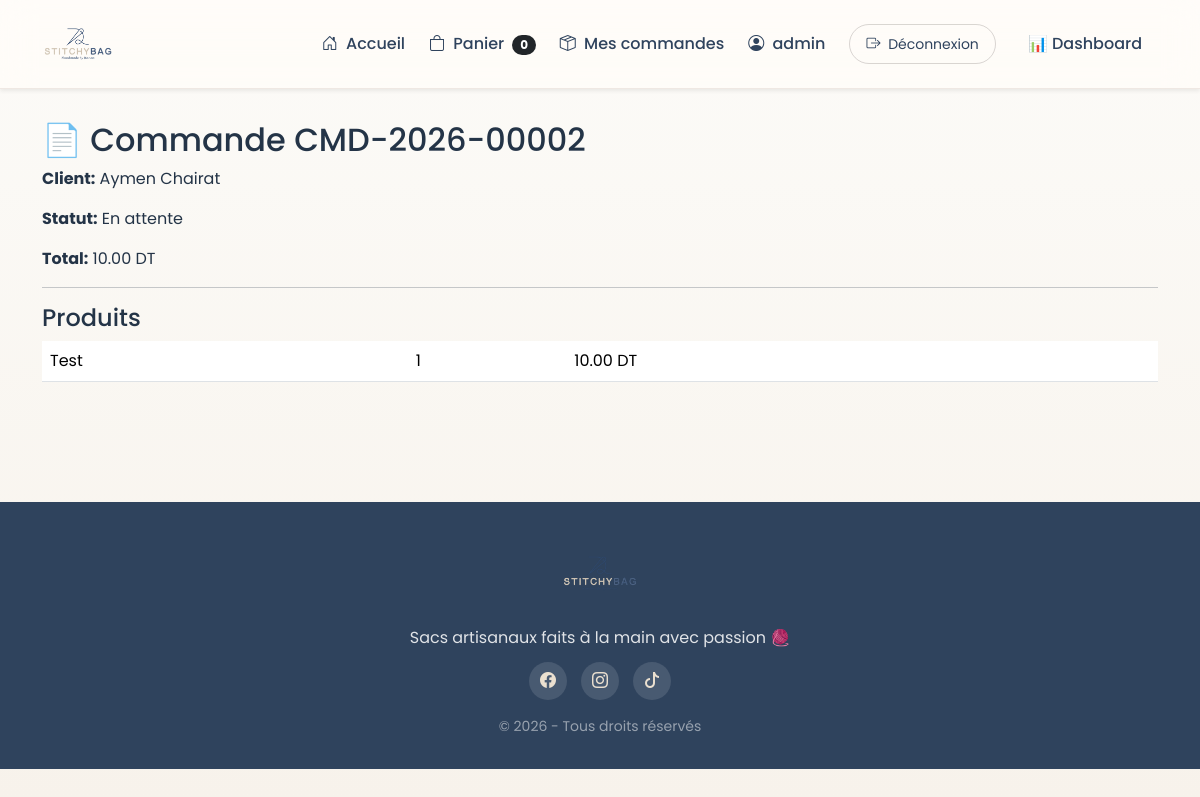
The page /order/2/ (signed in) on the database its author committed.
### shop/models.py (models this page shows, shortened)
class Order(models.Model):
    reference = models.CharField(
        max_length=20,
        unique=True,
        blank=True
    )
    user = models.ForeignKey(
    User,
    on_delete=models.CASCADE,
    null=True,
    blank=True
)
    first_name = models.CharField(max_length=100)
    last_name = models.CharField(max_length=100)
    phone = models.CharField(max_length=20)
    address = models.TextField()
    city = models.CharField(max_length=100)
    comment = models.TextField(blank=True, default="")
    total_price = models.DecimalField(
        max_digits=10,
        decimal_places=2,
        default=0
    )
    status = models.CharField(
        max_length=20,
        choices=OrderStatus.choices,
        default=OrderStatus.PENDING
    )
    created_at = models.DateTimeField(
        auto_now_add=True
    )

class OrderItem(models.Model):
    order = models.ForeignKey(
        Order,
        on_delete=models.CASCADE,
        related_name='items'
    )
    product = models.ForeignKey(
        Product,
        on_delete=models.SET_NULL,
        null=True
    )
    quantity = models.PositiveIntegerField()
    unit_price = models.DecimalField(
        max_digits=10,
        decimal_places=2
    )

class Product(models.Model):
    name = models.CharField(max_length=200)
    description = models.TextField()
    price = models.DecimalField(
        max_digits=10,
        decimal_places=2
    )
    stock = models.PositiveIntegerField(default=0)
    created_at = models.DateTimeField(
        auto_now_add=True
    )
    class Meta:
        ordering = ['-created_at']

### shop/views.py (the view)
# urls.py: path("order/<int:order_id>/", views.order_detail, name="order_detail"),
@login_required
def order_detail(request, order_id):
    order = get_object_or_404(
        Order,
        id=order_id,
        user=request.user
    )
    return render(
        request,
        "shop/order_detail.html",
        {"order": order}
    )

### shop/cart.py (called while the page is built)
    def __len__(self):
        return sum(self.cart.values())

### shop/context_processors.py (called while the page is built)
def cart_count(request):
    cart = Cart(request)
    return {
        "cart_count": len(cart)
    }

### templates/shop/order_detail.html
{% extends 'base.html' %}
{% block content %}
<h2>📄 Commande {{ order.reference }}</h2>
<p><strong>Client:</strong> {{ order.first_name }} {{ order.last_name }}</p>
<p><strong>Statut:</strong> {{ order.get_status_display }}</p>
<p><strong>Total:</strong> {{ order.total_price }} DT</p>
<hr>
<h4>Produits</h4>
<table class="table">
{% for item in order.items.all %}
<tr>
<td>{{ item.product.name }}</td>
<td>{{ item.quantity }}</td>
<td>{{ item.unit_price }} DT</td>
</tr>
{% endfor %}
</table>
{% endblock %}

### templates/base.html (shortened to what this page needs)
{% load static %}
<!DOCTYPE html>
<html lang="fr">
<head>
    <link href="https://cdn.jsdelivr.net/npm/bootstrap@5.3.3/dist/css/bootstrap.min.css" rel="stylesheet">
    <link rel="stylesheet" href="https://cdn.jsdelivr.net/npm/bootstrap-icons@1.11.3/font/bootstrap-icons.css">
    <link rel="stylesheet" href="{% static 'css/style.css' %}">
</head>
<body class="page-body">
<nav class="navbar navbar-expand-lg sticky-top shadow-sm">
    <div class="container">
        <a class="navbar-brand fw-bold d-flex align-items-center" href="/">
            <img src="{% static 'images/logo.png' %}" alt="StitchyBag logo" class="navbar-logo">
        </a>
        <div class="collapse navbar-collapse" id="menu">
            <ul class="navbar-nav ms-auto align-items-lg-center gap-lg-2">
                <li class="nav-item">
                    <a class="nav-link" href="/">
                        <i class="bi bi-house-door me-1"></i> Accueil
                    </a>
                </li>
                <li class="nav-item">
                    <a class="nav-link" href="{% url 'cart' %}">
                        <i class="bi bi-bag me-1"></i> Panier
                        <span class="badge rounded-pill bg-dark ms-1">{{ cart_count }}</span>
                    </a>
                </li>
                {% if user.is_authenticated %}
                <li class="nav-item">
                    <a class="nav-link" href="{% url 'my_orders' %}">
                        <i class="bi bi-box-seam me-1"></i> Mes commandes
                    </a>
                </li>
                <li class="nav-item">
                    <a class="nav-link" href="#">
                        <i class="bi bi-person-circle me-1"></i> {{ user.username }}
                    </a>
                </li>
                <li class="nav-item">
                    <form method="post" action="{% url 'logout' %}" class="d-inline">
                        <button type="submit" class="btn btn-outline-dark btn-sm ms-2">
                            <i class="bi bi-box-arrow-right me-1"></i> Déconnexion
                        </button>
                    </form>
                </li>
                {% endif %}
                {% if user.is_authenticated and user.is_staff %}
<li class="nav-item">
    <a class="nav-link btn btn-warning text-dark px-3 ms-2"
       href="{% url 'dashboard' %}">
        📊 Dashboard
    </a>
</li>
{% endif %}
            </ul>
        </div>
    </div>
</nav>
<div class="container main-shell">
    {% block content %}{% endblock %}
</div>
<footer class="footer-modern">
    <div class="container text-center">
        <img src="{% static 'images/logo.png' %}" alt="StitchyBag logo" class="footer-logo">
        <p class="mb-2">Sacs artisanaux faits à la main avec passion 🧶</p>
        <div class="footer-socials">
            <a href="https://www.facebook.com/profile.php?id=61569216085939" target="_blank" rel="noopener noreferrer" aria-label="Facebook"><i class="bi bi-facebook"></i></a>
            <a href="https://www.instagram.com/stitchybag/" target="_blank" rel="noopener noreferrer" aria-label="Instagram"><i class="bi bi-instagram"></i></a>
            <a href="https://www.tiktok.com/@crochet_by_hanen?is_from_webapp=1&sender_device=pc" target="_blank" rel="noopener noreferrer" aria-label="TikTok"><i class="bi bi-tiktok"></i></a>
        </div>
        <p class="small text-white-50 mb-0 mt-3">© 2026 - Tous droits réservés</p>
    </div>
</footer>
</body>
</html>

### static/css/style.css (style rules this page uses)
:root { --cream: #f7f2eb; --cream-strong: #ebe0d0; --brown: #465C7D; --brown-dark: #2f435d; --gold: #D3C8B8; --text: #243447; --muted: #64738a; --white: #fcfbf8; --shadow: 0 18px 45px rgba(36, 52, 71, 0.12); }
body { font-family: 'Poppins', 'Segoe UI', sans-serif; background: linear-gradient(180deg, #fcfbf8 0%, var(--cream) 100%); color: var(--text); }
img { display: block; max-width: 100%; }
body a { text-decoration: none; }
.page-body { min-height: 100vh; }
.main-shell { padding-top: 2rem; padding-bottom: 3rem; }
.navbar { background: rgba(255, 253, 249, 0.78) !important; backdrop-filter: blur(16px); border-bottom: 1px solid rgba(122, 88, 69, 0.12); }
.navbar-brand { letter-spacing: 0.04em; font-size: 1.15rem; }
.navbar-logo { width: 72px; height: 72px; object-fit: contain; border-radius: 0; box-shadow: none; }
.navbar-brand { padding: 0; }
.footer-logo { width: 78px; height: 78px; object-fit: contain; margin: 0 auto 0.85rem; border-radius: 0; box-shadow: none; }
.nav-link { color: var(--brown-dark) !important; font-weight: 500; transition: color 0.2s ease, transform 0.2s ease; }
.navbar .btn-outline-dark, .navbar .btn-dark { border-radius: 999px; padding: 0.55rem 1rem; }
.btn-outline-dark { border-color: rgba(47, 36, 29, 0.18); color: var(--brown-dark); }
.footer-modern { margin-top: 3.5rem; padding: 2rem 0; background: var(--brown-dark); color: rgba(255, 255, 255, 0.85); }
.footer-modern a { color: var(--cream-strong); }
.footer-socials { display: flex; justify-content: center; gap: 0.85rem; margin-top: 0.75rem; }
.footer-socials a { display: inline-flex; align-items: center; justify-content: center; width: 2.4rem; height: 2.4rem; border-radius: 999px; background: rgba(255, 255, 255, 0.12); transition: transform 0.2s ease, background 0.2s ease; }

### rows shown on the page
Order: reference "CMD-2026-00002", first_name "Aymen", last_name "Chairat", status "En attente", total_price "10.00"
OrderItem: product.name "Test", quantity "1", unit_price "10.00"

### other values the page prints
{{ cart_count }} "0"
{{ user.username }} "admin"
